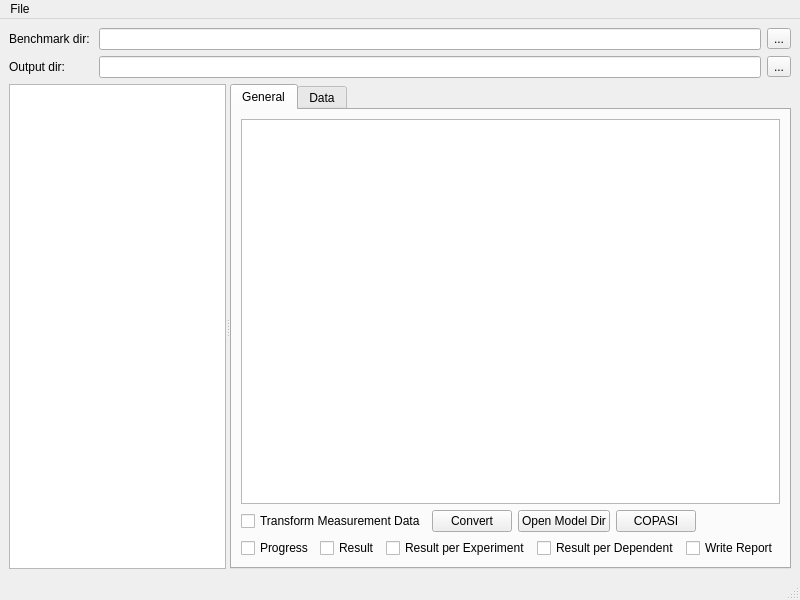
<?xml version="1.0" encoding="UTF-8"?>
<ui version="4.0">
 <class>MainWindow</class>
 <widget class="QMainWindow" name="MainWindow">
  <property name="geometry">
   <rect>
    <x>0</x>
    <y>0</y>
    <width>800</width>
    <height>600</height>
   </rect>
  </property>
  <property name="windowTitle">
   <string>PE tab COPASI importer</string>
  </property>
  <widget class="QWidget" name="centralwidget">
   <layout class="QGridLayout" name="gridLayout">
    <item row="0" column="0">
     <widget class="QLabel" name="lblDir">
      <property name="text">
       <string>Benchmark dir: </string>
      </property>
     </widget>
    </item>
    <item row="0" column="1">
     <layout class="QHBoxLayout" name="horizontalLayout">
      <item>
       <widget class="QLineEdit" name="txtDir"/>
      </item>
      <item>
       <widget class="QToolButton" name="cmdBrowseDir">
        <property name="text">
         <string>...</string>
        </property>
       </widget>
      </item>
     </layout>
    </item>
    <item row="1" column="0">
     <widget class="QLabel" name="lblOutDir">
      <property name="text">
       <string>Output dir:</string>
      </property>
     </widget>
    </item>
    <item row="1" column="1">
     <layout class="QHBoxLayout" name="horizontalLayout_2">
      <item>
       <widget class="QLineEdit" name="txtOutDir"/>
      </item>
      <item>
       <widget class="QToolButton" name="cmdBrwoseOutDir">
        <property name="text">
         <string>...</string>
        </property>
       </widget>
      </item>
     </layout>
    </item>
    <item row="2" column="0" colspan="2">
     <widget class="QSplitter" name="splitter">
      <property name="sizePolicy">
       <sizepolicy hsizetype="Expanding" vsizetype="Expanding">
        <horstretch>0</horstretch>
        <verstretch>0</verstretch>
       </sizepolicy>
      </property>
      <property name="orientation">
       <enum>Qt::Horizontal</enum>
      </property>
      <widget class="QListWidget" name="lstModelDirs"/>
      <widget class="QTabWidget" name="wdgDetail">
       <property name="sizePolicy">
        <sizepolicy hsizetype="Expanding" vsizetype="Expanding">
         <horstretch>0</horstretch>
         <verstretch>0</verstretch>
        </sizepolicy>
       </property>
       <property name="currentIndex">
        <number>0</number>
       </property>
       <widget class="QWidget" name="tabGeneral">
        <attribute name="title">
         <string>General</string>
        </attribute>
        <layout class="QGridLayout" name="gridLayout_2">
         <item row="0" column="0">
          <widget class="QListWidget" name="lstModels"/>
         </item>
         <item row="1" column="0">
          <layout class="QHBoxLayout" name="horizontalLayout_3">
           <item>
            <widget class="QCheckBox" name="chkTransformData">
             <property name="statusTip">
              <string>If checked, measurement data is transformed in case 'log' or 'log10' is defined in the observableTransformation column</string>
             </property>
             <property name="text">
              <string>Transform Measurement Data</string>
             </property>
            </widget>
           </item>
           <item>
            <widget class="QPushButton" name="cmdConvert">
             <property name="text">
              <string>Convert</string>
             </property>
            </widget>
           </item>
           <item>
            <widget class="QPushButton" name="cmdOpenModelDir">
             <property name="text">
              <string>Open Model Dir</string>
             </property>
            </widget>
           </item>
           <item>
            <widget class="QPushButton" name="cmdOpenInCOPASI">
             <property name="text">
              <string>COPASI</string>
             </property>
            </widget>
           </item>
           <item>
            <spacer name="horizontalSpacer">
             <property name="orientation">
              <enum>Qt::Horizontal</enum>
             </property>
             <property name="sizeHint" stdset="0">
              <size>
               <width>40</width>
               <height>20</height>
              </size>
             </property>
            </spacer>
           </item>
          </layout>
         </item>
         <item row="2" column="0">
          <layout class="QHBoxLayout" name="horizontalLayout_4">
           <item>
            <widget class="QCheckBox" name="chkPlotProgressOfFit">
             <property name="statusTip">
              <string>If checked, Progress of Fit plot is added</string>
             </property>
             <property name="text">
              <string>Progress</string>
             </property>
            </widget>
           </item>
           <item>
            <widget class="QCheckBox" name="chkPlotResult">
             <property name="statusTip">
              <string>If checked, parameter estimation result plot is added</string>
             </property>
             <property name="text">
              <string>Result</string>
             </property>
            </widget>
           </item>
           <item>
            <widget class="QCheckBox" name="chkPlotResultPerExperiment">
             <property name="statusTip">
              <string>If checked, result plot per experiment is added</string>
             </property>
             <property name="text">
              <string>Result per Experiment</string>
             </property>
            </widget>
           </item>
           <item>
            <widget class="QCheckBox" name="chkPlotResultPerDependent">
             <property name="statusTip">
              <string>If checked, result plot per dependent is added</string>
             </property>
             <property name="text">
              <string>Result per Dependent</string>
             </property>
            </widget>
           </item>
           <item>
            <widget class="QCheckBox" name="chkWriteReport">
             <property name="statusTip">
              <string>If checked, a report file will be automatically written to NAME_report.txt</string>
             </property>
             <property name="text">
              <string>Write Report</string>
             </property>
            </widget>
           </item>
           </layout>
          </item>
         </layout>
       </widget>
       <widget class="QWidget" name="tabData">
        <attribute name="title">
         <string>Data</string>
        </attribute>
        <layout class="QGridLayout" name="gridLayout_3">
         <item row="0" column="0">
          <widget class="QPlainTextEdit" name="txtData"/>
         </item>
        </layout>
       </widget>
      </widget>
     </widget>
    </item>
   </layout>
  </widget>
  <widget class="QMenuBar" name="menubar">
   <property name="geometry">
    <rect>
     <x>0</x>
     <y>0</y>
     <width>800</width>
     <height>17</height>
    </rect>
   </property>
   <widget class="QMenu" name="menuFile">
    <property name="title">
     <string>File</string>
    </property>
    <addaction name="action_Open"/>
    <addaction name="separator"/>
    <addaction name="actionE_xit"/>
   </widget>
   <addaction name="menuFile"/>
  </widget>
  <widget class="QStatusBar" name="statusbar"/>
  <action name="action_Open">
   <property name="text">
    <string>&amp;Open</string>
   </property>
   <property name="shortcut">
    <string>Ctrl+O</string>
   </property>
   <property name="shortcutContext">
    <enum>Qt::ApplicationShortcut</enum>
   </property>
  </action>
  <action name="actionE_xit">
   <property name="text">
    <string>E&amp;xit</string>
   </property>
   <property name="shortcut">
    <string>Ctrl+Q</string>
   </property>
   <property name="shortcutContext">
    <enum>Qt::ApplicationShortcut</enum>
   </property>
   <property name="menuRole">
    <enum>QAction::QuitRole</enum>
   </property>
  </action>
 </widget>
 <resources/>
 <connections>
  <connection>
   <sender>cmdBrowseDir</sender>
   <signal>clicked()</signal>
   <receiver>MainWindow</receiver>
   <slot>slotBrowseBenchmarkDir()</slot>
   <hints>
    <hint type="sourcelabel">
     <x>777</x>
     <y>40</y>
    </hint>
    <hint type="destinationlabel">
     <x>399</x>
     <y>299</y>
    </hint>
   </hints>
  </connection>
  <connection>
   <sender>cmdBrwoseOutDir</sender>
   <signal>clicked()</signal>
   <receiver>MainWindow</receiver>
   <slot>slotBrowseOutputDir()</slot>
   <hints>
    <hint type="sourcelabel">
     <x>777</x>
     <y>68</y>
    </hint>
    <hint type="destinationlabel">
     <x>399</x>
     <y>299</y>
    </hint>
   </hints>
  </connection>
  <connection>
   <sender>lstModelDirs</sender>
   <signal>itemSelectionChanged()</signal>
   <receiver>MainWindow</receiver>
   <slot>slotModelDirSelected()</slot>
   <hints>
    <hint type="sourcelabel">
     <x>148</x>
     <y>328</y>
    </hint>
    <hint type="destinationlabel">
     <x>399</x>
     <y>299</y>
    </hint>
   </hints>
  </connection>
  <connection>
   <sender>txtDir</sender>
   <signal>textEdited(QString)</signal>
   <receiver>MainWindow</receiver>
   <slot>slotSetBenchmarkDir(QString)</slot>
   <hints>
    <hint type="sourcelabel">
     <x>424</x>
     <y>40</y>
    </hint>
    <hint type="destinationlabel">
     <x>399</x>
     <y>299</y>
    </hint>
   </hints>
  </connection>
  <connection>
   <sender>txtOutDir</sender>
   <signal>textEdited(QString)</signal>
   <receiver>MainWindow</receiver>
   <slot>slotSetOutputDir(QString)</slot>
   <hints>
    <hint type="sourcelabel">
     <x>424</x>
     <y>68</y>
    </hint>
    <hint type="destinationlabel">
     <x>399</x>
     <y>299</y>
    </hint>
   </hints>
  </connection>
  <connection>
   <sender>cmdConvert</sender>
   <signal>clicked()</signal>
   <receiver>MainWindow</receiver>
   <slot>slotConvert()</slot>
   <hints>
    <hint type="sourcelabel">
     <x>376</x>
     <y>545</y>
    </hint>
    <hint type="destinationlabel">
     <x>399</x>
     <y>299</y>
    </hint>
   </hints>
  </connection>
  <connection>
   <sender>cmdOpenInCOPASI</sender>
   <signal>clicked()</signal>
   <receiver>MainWindow</receiver>
   <slot>slotOpenInCOPASI()</slot>
   <hints>
    <hint type="sourcelabel">
     <x>699</x>
     <y>545</y>
    </hint>
    <hint type="destinationlabel">
     <x>399</x>
     <y>299</y>
    </hint>
   </hints>
  </connection>
  <connection>
   <sender>cmdOpenModelDir</sender>
   <signal>clicked()</signal>
   <receiver>MainWindow</receiver>
   <slot>slotOpenModelDir()</slot>
   <hints>
    <hint type="sourcelabel">
     <x>537</x>
     <y>545</y>
    </hint>
    <hint type="destinationlabel">
     <x>399</x>
     <y>299</y>
    </hint>
   </hints>
  </connection>
  <connection>
   <sender>lstModels</sender>
   <signal>itemSelectionChanged()</signal>
   <receiver>MainWindow</receiver>
   <slot>slotModelSelected()</slot>
   <hints>
    <hint type="sourcelabel">
     <x>537</x>
     <y>321</y>
    </hint>
    <hint type="destinationlabel">
     <x>399</x>
     <y>299</y>
    </hint>
   </hints>
  </connection>
  <connection>
   <sender>actionE_xit</sender>
   <signal>triggered()</signal>
   <receiver>MainWindow</receiver>
   <slot>close()</slot>
   <hints>
    <hint type="sourcelabel">
     <x>-1</x>
     <y>-1</y>
    </hint>
    <hint type="destinationlabel">
     <x>399</x>
     <y>299</y>
    </hint>
   </hints>
  </connection>
  <connection>
   <sender>action_Open</sender>
   <signal>triggered()</signal>
   <receiver>MainWindow</receiver>
   <slot>slotBrowseBenchmarkDir()</slot>
   <hints>
    <hint type="sourcelabel">
     <x>-1</x>
     <y>-1</y>
    </hint>
    <hint type="destinationlabel">
     <x>399</x>
     <y>299</y>
    </hint>
   </hints>
  </connection>
 </connections>
 <slots>
  <slot>slotBrowseBenchmarkDir()</slot>
  <slot>slotBrowseOutputDir()</slot>
  <slot>slotOpenInCOPASI()</slot>
  <slot>slotConvert()</slot>
  <slot>slotOpenModelDir()</slot>
  <slot>slotModelDirSelected()</slot>
  <slot>slotModelSelected()</slot>
  <slot>slotSetBenchmarkDir(QString)</slot>
  <slot>slotSetModelDir(QString)</slot>
  <slot>slotSetModel(QString)</slot>
  <slot>slotSetOutputDir(QString)</slot>
 </slots>
</ui>
